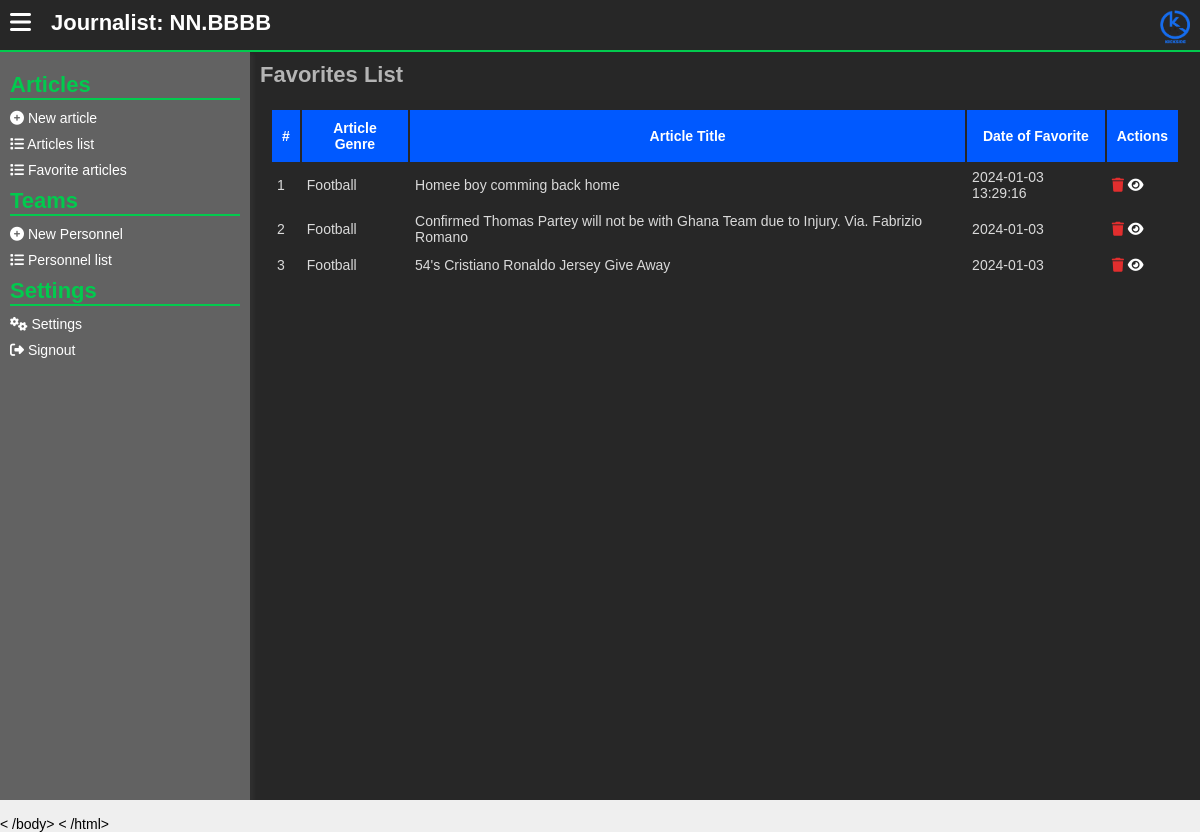
Page /journalists/favorites-list.php (signed in) on the committed database.
### tables this page shows
CREATE TABLE `journalists` (
  `id` int(11) NOT NULL,
  `first_name` varchar(255) NOT NULL,
  `last_name` varchar(255) NOT NULL,
  `user_name` varchar(255) NOT NULL,
  `email` varchar(255) NOT NULL,
  `phone_number` varchar(255) NOT NULL,
  `password` text NOT NULL,
  `display_name` varchar(255) NOT NULL,
  `status` varchar(255) NOT NULL DEFAULT 'Working'
);

CREATE TABLE `news_articles` (
  `article_id` int(11) NOT NULL,
  `article_title` text NOT NULL,
  `article_overview` text NOT NULL,
  `article_poster` text NOT NULL,
  `article_full_details` text NOT NULL,
  `article_author` int(11) NOT NULL,
  `article_genre` int(11) NOT NULL,
  `article_publish_time` text NOT NULL DEFAULT current_timestamp()
);

CREATE TABLE `genres` (
  `id` int(11) NOT NULL,
  `genre_name` varchar(255) NOT NULL,
  `genre_description` text NOT NULL
);

CREATE TABLE `journalists_favorites` (
  `fav_id` int(11) NOT NULL,
  `journalist` int(11) NOT NULL,
  `article` int(11) NOT NULL,
  `date_of_fav` varchar(255) NOT NULL DEFAULT current_timestamp()
);

### assets/php/journalists/session_mgt.php (called while the page is built, shortened)
<?php
    if (!isset($_SESSION['acting_journalist_id'])) {
        header("location: ../admins/signin.php");
    }
    else {
        $acting_jou_id = $_SESSION['acting_journalist_id'];
        $check_jou_exists = mysqli_query($server,"SELECT * from journalists
            WHERE id = '$acting_jou_id'
        ");
        if (mysqli_num_rows($check_jou_exists) !==1) {
            header("location: ../admins/signin.php");
        }
        else {
            $get_the_journalist_info =  mysqli_fetch_array(mysqli_query($server,"SELECT * from journalists
                WHERE id = '$acting_jou_id'
            "));
            $acting_jou_username = $get_the_journalist_info['user_name'];
        }
    }
?>

### journalists/favorites-list.php (the view, shortened to what this page needs)
<?php
include("../assets/php/global/server.php");
include("../assets/php/journalists/session_mgt.php");
?>
<!DOCTYPE html>
<html lang="en">
<head>
    <link rel="stylesheet" href="../assets/css/back-main.css">
    <link rel="stylesheet" href="https://cdnjs.cloudflare.com/ajax/libs/font-awesome/6.5.1/css/all.min.css" />
</head>
<body>
    <main>
        <section class="main-section">
            <?php
            include('../assets/php/journalists/header.php')
            ?>
            <div class="hero">
                <?php include("../assets/php/journalists/left-nav.php") ?>
                <div class="dashboard">
                    <div class="dashboard-cont">
                        <h1>
                            Favorites List
                        </h1>
                        <div class="form-row">
                            <table>
                                <thead>
                                    <tr>
                                        <th>
                                            #
                                        </th>
                                        <th>
                                            Article Genre
                                        </th>
                                        <th>
                                            Article Title
                                        </th>
                                        <th>
                                            Date of Favorite
                                        </th>
                                        <th>
                                            Actions
                                        </th>
                                    </tr>
                                </thead>
                                <tbody>
                                    <?php
                                    $getArticles = mysqli_query($server, "SELECT * from
                                            news_articles,genres,journalists_favorites
                                            WHERE
                                            news_articles.article_genre = genres.id AND
                                            article_author = '$acting_jou_id'
                                            AND journalists_favorites.article = news_articles.article_id
                                            ORDER BY article_publish_time DESC
                                        ");
                                    if (mysqli_num_rows($getArticles) < 1) {
                                    ?>
                                        <tr>
                                            <td colspan="20">
                                                No values found...
                                            </td>
                                        </tr>
                                        <?php
                                    } else {
                                        $count = 1;
                                        while ($rowArticles = mysqli_fetch_assoc($getArticles)) {
                                        ?>
                                            <tr>
                                                <td>
                                                    <?php echo $count++ ?>
                                                </td>
                                                <td>
                                                    <?php echo $rowArticles["genre_name"]; ?>
                                                </td>
                                                <td>
                                                    <?php echo $rowArticles["article_title"]; ?>
                                                </td>
                                                <td>
                                                    <?php echo $rowArticles["date_of_fav"]; ?>
                                                </td>
                                                <td>
                                                    <a onclick="return confirm('Are you sure to delete the article from the Favorites.')" href="?delete=<?php echo $rowArticles['article_id']; ?>" class="delete">
                                                        <i class="fa fa-trash"></i>
                                                    </a>
                                                    <a href="../clients/read.php?a=<?php echo $rowArticles['article_id']; ?>" target="_blank" title="Watch the article live.">
                                                        <i class="fa fa-eye"></i>
                                                    </a>
                                                </td>
                                            </tr>
                                    <?php
                                        }
                                    }
                                    ?>
                                </tbody>
                            </table>
                        </div>
                    </div>
                </div>
            </div>
        </section>
    </main>
    < /body>
        < /html>

### assets/php/journalists/header.php
<header>
   <div class="menu">
      <button id="menu_toggleBTN">
         <i class="fa fa-bars"></i>
      </button>
   </div>
   <div class="username" onclick="location.reload()">
      Journalist:
      <?php echo $acting_jou_username; ?>
   </div>
   <div class="logo">
      <a href="./home.php">
         <img src="../assets/images/KickSide - Logo.png" alt="Kick Side Logo">
      </a>
   </div>
</header>

### assets/css/back-main.css (style rules this page uses)
* { font-size: 14px; margin: 0; padding: 0; text-decoration: none; }
body { font-family: "Gill Sans", "Gill Sans MT", Calibri, "Trebuchet MS", sans-serif; margin: 0; padding: 0; background: #d3d3d357; overflow: hidden; }
button { cursor: pointer; background: transparent; border: 0; }
main { width: 100%; height: 100%; }
section.main-section { height: 100vh; width: 100vw; top: 0; left: 0; position: absolute; background: rgb(39, 39, 39); overflow: hidden; }
section.main-section header { width: 100vw; display: flex; flex-direction: row; margin: 0; padding: 0; height: 50px; border-bottom: 2px solid #02ca4e; }
section.main-section header .menu { padding: 10px; }
section.main-section header .menu button { border: 0; background: transparent; }
section.main-section header .menu button i { font-size: 24px; color: #fff; }
section.main-section header .username { flex: 4; padding: 10px; color: #fff; font-size: 22px; font-weight: bold; user-select: none; cursor: pointer; }
section.main-section header .logo { text-align: right; flex: 2; padding: 10px; }
section.main-section header .logo img { width: 30px; }
section.main-section .hero { width: 100%; display: flex; flex-direction: row; flex-wrap: nowrap; }
section.main-section .dashboard { height: calc(100vh - 50px); overflow: auto; flex: 1; }
section.main-section .dashboard .dashboard-cont { padding: 10px; }
section.main-section .dashboard .dashboard-cont h1 { color: #b4b4b4; font-size: 22px; }
section.main-section .dashboard .form-row { margin-top: 10px; padding: 10px; border-radius: 10px; }
section.main-section .dashboard .form-row table { width: auto; }
section.main-section .dashboard .form-row table thead { background: #0059ff; color: #fff; }
section.main-section .dashboard .form-row table thead th { padding: 10px; }
section.main-section .dashboard .form-row table tbody td { color: #dadada; padding: 5px; }
section.main-section .dashboard .form-row table tbody td a { background: transparent; border: 0; outline: 0; color: #fff; }
section.main-section .dashboard .form-row table tbody td .delete i { color: #e22e2e; }

### rows in the picture
journalists: user_name "NN.BBBB"
news_articles: article_genre.genre_name "Football", article_title "Homee boy comming back home", journalists_favorites.date_of_fav "2024-01-03 13:29:16"
news_articles: article_genre.genre_name "Football", article_title "Confirmed Thomas Partey will not be with Ghana Team due to Injury. Via. Fabrizio Romano", journalists_favorites.date_of_fav "2024-01-03"
news_articles: article_genre.genre_name "Football", article_title "54's Cristiano Ronaldo Jersey Give Away", journalists_favorites.date_of_fav "2024-01-03"
